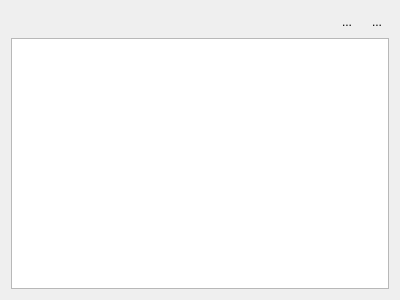
<?xml version="1.0" encoding="UTF-8"?>
<ui version="4.0">
    <class>Form</class>
    <widget class="QWidget" name="Form">
        <property name="geometry">
            <rect>
                <x>0</x>
                <y>0</y>
                <width>400</width>
                <height>300</height>
            </rect>
        </property>
        <property name="windowTitle">
            <string>Form</string>
        </property>
        <layout class="QVBoxLayout" name="verticalLayout">
            <item>
                <layout class="QHBoxLayout" name="horizontalLayout">
                    <item>
                        <spacer name="horizontalSpacer">
                            <property name="orientation">
                                <enum>Qt::Horizontal</enum>
                            </property>
                            <property name="sizeHint" stdset="0">
                                <size>
                                    <width>40</width>
                                    <height>20</height>
                                </size>
                            </property>
                        </spacer>
                    </item>
                    <item>
                        <widget class="QToolButton" name="removeButton">
                            <property name="text">
                                <string>...</string>
                            </property>
                            <property name="icon">
                                <iconset resource="Experiment.qrc">
                                    <normaloff>:/openicon/icons/edit_remove.png</normaloff>:/openicon/icons/edit_remove.png</iconset>
                            </property>
                            <property name="autoRaise">
                                <bool>true</bool>
                            </property>
                        </widget>
                    </item>
                    <item>
                        <widget class="QToolButton" name="addButton">
                            <property name="text">
                                <string>...</string>
                            </property>
                            <property name="icon">
                                <iconset resource="Experiment.qrc">
                                    <normaloff>:/openicon/icons/edit-add.png</normaloff>:/openicon/icons/edit-add.png</iconset>
                            </property>
                            <property name="autoRaise">
                                <bool>true</bool>
                            </property>
                        </widget>
                    </item>
                </layout>
            </item>
            <item>
                <widget class="QTableView" name="tableView"/>
            </item>
        </layout>
    </widget>
    <resources>
        <include location="Experiment.qrc"/>
    </resources>
    <connections/>
</ui>
